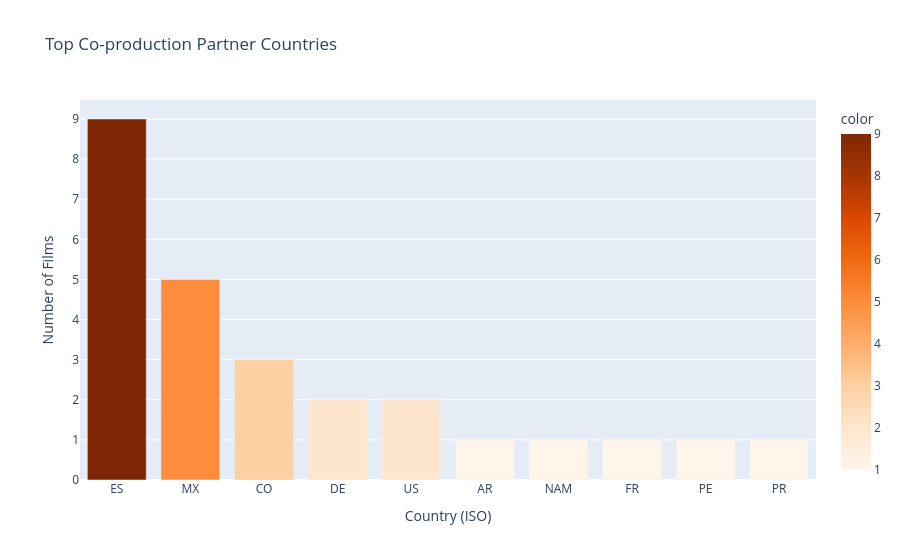

Notebook source saved alongside this figure:
### Code cell
# Top co-production countries
countries = df['coproduction_country'].dropna().str.split('|').explode()
countries = countries[countries != 'DO']
country_counts = countries.value_counts().head(10)

fig = px.bar(
    x=country_counts.index,
    y=country_counts.values,
    title='Top Co-production Partner Countries',
    labels={'x': 'Country (ISO)', 'y': 'Number of Films'},
    color=country_counts.values,
    color_continuous_scale='Oranges'
)
fig.show()

### Figure 1 — Plotly figure (JSON) as saved in the notebook; plotly's stock layout.template omitted (floating-point values rounded to 4 significant figures)
{"data": [{"hovertemplate": "Country (ISO)=%{x}<br>Number of Films=%{y}<br>color=%{marker.color}<extra></extra>", "legendgroup": "", "marker": {"color": [9, 5, 3, 2, 2, 1, 1, 1, 1, 1], "coloraxis": "coloraxis", "pattern": {"shape": ""}}, "name": "", "orientation": "v", "showlegend": false, "textposition": "auto", "type": "bar", "x": ["ES", "MX", "CO", "DE", "US", "AR", "NAM", "FR", "PE", "PR"], "xaxis": "x", "y": [9, 5, 3, 2, 2, 1, 1, 1, 1, 1], "yaxis": "y"}], "layout": {"barmode": "relative", "coloraxis": {"autocolorscale": false, "colorbar": {"title": {"text": "color"}}, "colorscale": [[0, "rgb(255,245,235)"], [0.125, "rgb(254,230,206)"], [0.25, "rgb(253,208,162)"], [0.375, "rgb(253,174,107)"], [0.5, "rgb(253,141,60)"], [0.625, "rgb(241,105,19)"], [0.75, "rgb(217,72,1)"], [0.875, "rgb(166,54,3)"], [1, "rgb(127,39,4)"]]}, "legend": {"tracegroupgap": 0}, "title": {"text": "Top Co-production Partner Countries"}, "xaxis": {"anchor": "y", "domain": [0, 1], "title": {"text": "Country (ISO)"}}, "yaxis": {"anchor": "x", "domain": [0, 1], "title": {"text": "Number of Films"}}}}
